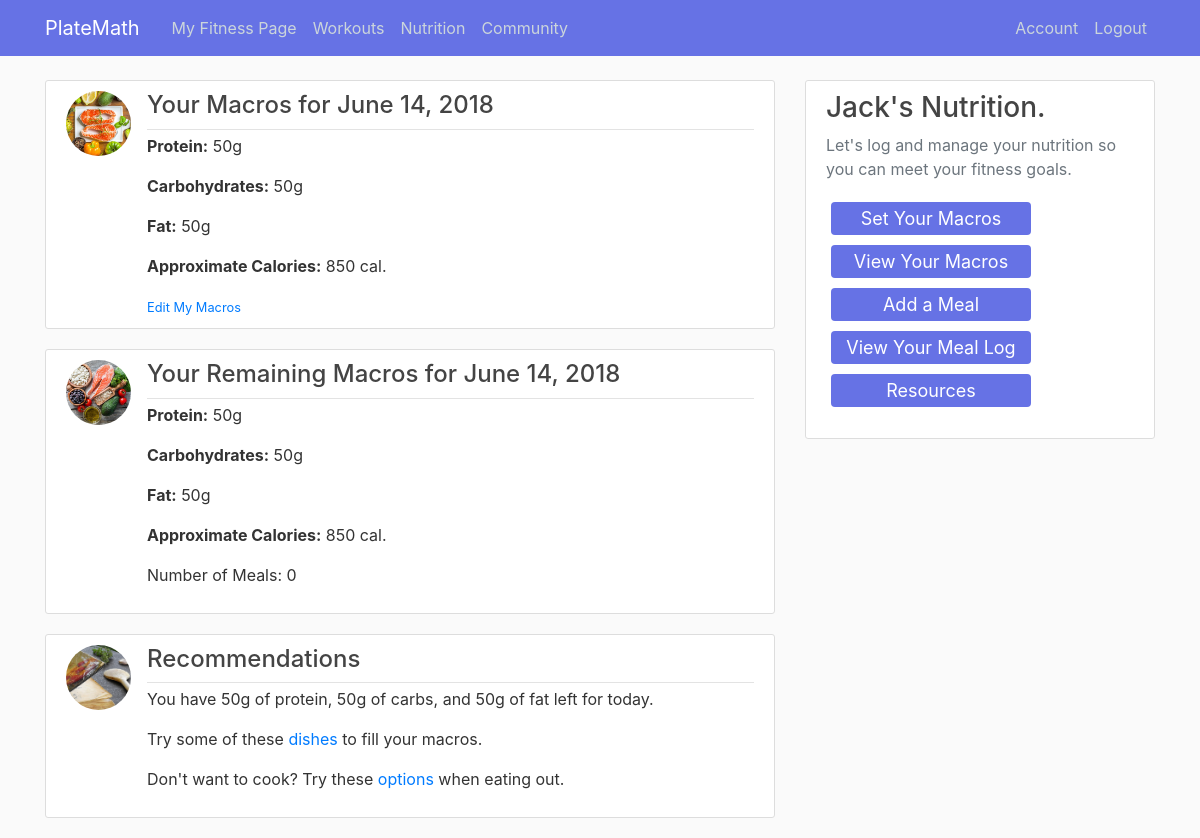
The page /nutrition (signed in) on the database its author committed.
### main/models.py (models this page shows, shortened)
class Macros(db.Model):
    id = db.Column(db.Integer, unique = True, nullable = False, primary_key = True)
    day = db.Column(db.String, nullable = False)
    protein = db.Column(db.Integer, nullable = False, default = -1)
    carbs = db.Column(db.Integer, nullable = False, default = -1)
    fat = db.Column(db.Integer, nullable = False, default = -1)
    calories = db.Column(db.Integer, nullable = False, default = -1)
    user_id = db.Column(db.Integer, db.ForeignKey('user.id'), nullable = False)

class User(db.Model, UserMixin):
    id = db.Column(db.Integer, primary_key = True)
    username = db.Column(db.String(20), unique = True, nullable = False)
    first_name = db.Column(db.String(50), unique = False, nullable = False)
    last_name = db.Column(db.String(50), unique = False, nullable = False)
    email = db.Column(db.String(120), unique = True, nullable = False)
    profile_image = db.Column(db.String(20), unique = False, nullable = False, default = 'default_image.jpg')
    password = db.Column(db.String(60), nullable = False)
    date_joined = db.Column(db.String, nullable = False, default = datetime.strftime(datetime.today(), "%b %d %Y"))
    profile = db.relationship('Profile', backref = 'user', lazy = True)
    meal = db.relationship('Meal', backref = 'user', lazy = True)

### main/routes.py (the view)
@app.route("/nutrition", methods = ['GET', 'POST'])
def nutrition():
    today = datetime.today()
    current_day = today.strftime("%A")
    if current_user.is_authenticated:
        macros = Macros.query.filter(Macros.user_id == current_user.id, Macros.day == current_day).first()
        meals = Meal.query.filter(Meal.user_id == current_user.id).all()
        todays_meals = [x for x in meals if x.time.strftime('%d-%m-%Y') == today.strftime('%d-%m-%Y')]
        remaining = get_remaining_macros(macros, todays_meals)
        return render_template('nutrition.html', title = 'Nutrition', macros = macros, remaining = remaining, meals = todays_meals,
            today = datetime.today())
    else:
        return render_template('nutrition.html', title = 'Nutrition', today = datetime.today())

### main/models.py (called while the page is built)
@login_manager.user_loader
def load_user(user_id):
    return User.query.get(int(user_id))

### main/routes.py (called while the page is built)
def get_remaining_macros(macros, todays_meals):
    remaining_macros = [macros.protein - sum([x.protein for x in todays_meals]),
                        macros.carbs - sum([x.carbs for x in todays_meals]),
                        macros.fat - sum([x.fat for x in todays_meals]),
                        macros.calories - sum([x.calories for x in todays_meals])]
    return remaining_macros

### main/templates/nutrition.html (shortened to what this page needs)
{% extends "layout.html" %}
{% block content %}
    {%  if current_user.is_authenticated %}
    {% if macros.protein == -1 %}
      <article class="media content-section">
        <img class="rounded-circle article-img" src="{{ url_for('static', filename='images/macros.jpg') }}">
        <div class="media-body">
          <div class="article-metadata">
            <h4>Your Macros for {{ today.strftime('%B %d, %Y') }}</h4>
          </div>
          <ul>
            <li>Please <a href="{{ url_for('set_macros') }}">set your macros</a> to view this feature.</li>
            <li>Unsure about your macros? Please visit our <a href="{{ url_for('nutrition_resources') }}">Resources</a> page.</li>
          </ul>
        </div>
      </article>
      <article class="media content-section">
        <img class="rounded-circle article-img" src="{{ url_for('static', filename='images/remaining.jpg') }}">
        <div class="media-body">
          <div class="article-metadata">
            <h4>Your Remaining Macros for {{ today.strftime('%B %d, %Y') }}</h4>
          </div>
          <ul>
            <li>Please <a href="{{ url_for('set_macros') }}">set your macros</a> to view this feature.</li>
            <li>Unsure about your macros? Please visit our <a href="{{ url_for('nutrition_resources') }}">Resources</a> page.</li>
          </ul>
        </div>
      </article>
      <article class="media content-section">
        <img class="rounded-circle article-img" src="{{ url_for('static', filename='images/rec.jpg') }}">
        <div class="media-body">
          <div class="article-metadata">
            <h4>Recommendations</h4>
          </div>
          <ul>
            <li>Please <a href="{{ url_for('set_macros') }}">set your macros</a> to view this feature.</li>
            <li>Unsure about your macros? Please visit our <a href="{{ url_for('nutrition_resources') }}">Resources</a> page.</li>
          </ul>
        </div>
      </article>
    {% else %}
      <article class="media content-section">
        <img class="rounded-circle article-img" src="{{ url_for('static', filename='images/macros.jpg') }}">
        <div class="media-body">
          <div class="article-metadata">
            <h4>Your Macros for {{ today.strftime('%B %d, %Y') }}</h4>
          </div>
          <ul>
            <li><p><strong>Protein:</strong> {{ macros.protein }}g</p></li>
            <li><p><strong>Carbohydrates:</strong> {{ macros.carbs }}g</p></li>
            <li><p><strong>Fat:</strong> {{ macros.fat }}g</p></li>
            <li><p><strong>Approximate Calories:</strong> {{ macros.calories }} cal.</p></li>
          </ul>
          <small class="text-muted"><a href="{{ url_for('set_macros') }}">Edit My Macros</a></small>
        </div>
      </article>
      <article class="media content-section">
        <img class="rounded-circle article-img" src="{{ url_for('static', filename='images/remaining.jpg') }}">
        <div class="media-body">
          <div class="article-metadata">
            <h4>Your Remaining Macros for {{ today.strftime('%B %d, %Y') }}</h4>
          </div>
          <ul>
            <li><p><strong>Protein:</strong> {{ remaining[0] }}g</p></li>
            <li><p><strong>Carbohydrates:</strong> {{ remaining[1] }}g</p></li>
            <li><p><strong>Fat:</strong> {{ remaining[2] }}g</p></li>
            <li><p><strong>Approximate Calories:</strong> {{ remaining[3] }} cal.</p></li>
            <li><p>Number of Meals: {{ meals|length }}</p></li>
          </ul>
        </div>
      </article>
      <article class="media content-section">
        <img class="rounded-circle article-img" src="{{ url_for('static', filename='images/rec.jpg') }}">
        <div class="media-body">
          <div class="article-metadata">
            <h4>Recommendations</h4>
          </div>
          <ul>
            <li><p>You have {{ remaining[0] }}g of protein, {{ remaining[1] }}g of carbs, and {{ remaining[2] }}g of fat left for today.</p></li>
            <li><p>Try some of these <a href="#">dishes</a> to fill your macros.</p></li>
            <li><p>Don't want to cook? Try these <a href="#">options</a> when eating out.</p></li>
          </ul>
        </div>
      </article>
    {% endif %}
{% endif %}
{% endblock content %}
{% block content1 %}
    <div class="col-md-4">
        <div class="content-section1">
         {%  if current_user.is_authenticated %}
         <h3>{{ current_user.first_name }}'s Nutrition.</h3>
         <p class='text-muted'>Let's log and manage your nutrition so you can meet your fitness goals.
            <ul class="list-group">
              <a href="{{ url_for('set_macros') }}" class="button3">
              	<span>Set Your Macros</span></a>
              <a href="{{ url_for('view_macros') }}" class="button3">
                <span>View Your Macros</span></a>
              <a href="{{ url_for('new_meal1') }}" class="button3">
                <span>Add a Meal</span></a>
              <a href="{{ url_for('meal_log') }}" class="button3">
                <span>View Your Meal Log</span></a>
              <a href="{{ url_for('nutrition_resources') }}" class="button3">
              	<span>Resources</span></a>
          {% endif %}
            </ul>
         </p>
        </div>
    </div>
{% endblock content1 %}

### main/templates/layout.html (shortened to what this page needs)
<!DOCTYPE html>
<html>
<head>
    <link rel="stylesheet" href="https://maxcdn.bootstrapcdn.com/bootstrap/4.0.0/css/bootstrap.min.css">
    <link rel="stylesheet" type="text/css" href="{{ url_for('static', filename='main.css') }}">
</head>
<body>
    <header class="site-header">
      <nav class="navbar navbar-expand-md navbar-dark bg-steel fixed-top">
        <div class="container">
          <a class="navbar-brand mr-4" href="/">PlateMath</a>
          <div class="collapse navbar-collapse" id="navbarToggle">
            <div class="navbar-nav mr-auto">
              <a class="nav-item nav-link" href="{{ url_for('fitness_page') }}">My Fitness Page</a>
              <a class="nav-item nav-link" href="{{ url_for('workouts') }}">Workouts</a>
              <a class="nav-item nav-link" href="{{ url_for('nutrition') }}">Nutrition</a>
              <a class="nav-item nav-link" href="{{ url_for('community') }}">Community</a>
            </div>
            <div class="navbar-nav">
              {%  if current_user.is_authenticated %}
              <a class="nav-item nav-link" href="{{ url_for('account') }}">Account</a>
              <a class="nav-item nav-link" href="{{ url_for('logout') }}">Logout</a>
              {% else %}
              <a class="nav-item nav-link" href="{{ url_for('account') }}">Account</a>
              <a class="nav-item nav-link" href="{{ url_for('login') }}">Login</a>
              <a class="nav-item nav-link" href="{{ url_for('register') }}">Register</a>
              {% endif %}
            </div>
          </div>
        </div>
      </nav>
    </header>
    <main role="main" class="container">
      <div class="row">
        <div class="col-md-8">
          {% block content %}{% endblock %}
        </div>
          {% block content1 %}{% endblock %}
      </div>
    </main>
</body>
</html>

### main/static/main.css (style rules this page uses)
body { background: #fafafa; color: #333333; margin-top: 5rem; list-style: none; }
h1, h2, h3, h4, h5, h6 { color: #444444; }
ul { padding: 0; list-style-type: none; }
.col-md-4 { position: relative; }
.bg-steel { background-color: #6672E5; }
.site-header .navbar-nav .nav-link { color: #cbd5db; }
.content-section { background: #ffffff; padding: 10px 20px; border: 1px solid #dddddd; border-radius: 3px; margin-bottom: 20px; }
.content-section1 { background: #ffffff; padding: 10px 20px; border: 1px solid #dddddd; border-radius: 3px; margin-bottom: 20px; position: fixed; width: 350px; }
.article-img { height: 65px; width: 65px; margin-right: 16px; }
.article-metadata { padding-bottom: 1px; margin-bottom: 4px; border-bottom: 1px solid #e3e3e3; }
.button3 { display: inline-block; border-radius: 4px; background-color: #6672E5; border: none; color: #FFFFFF; text-align: center; font-size: 18px; padding: 3px; width: 200px; transition: all 0.5s; cursor: pointer; margin: 5px; text-decoration: none; }
.button3 span { cursor: pointer; display: inline-block; position: relative; transition: 0.5s; }
.button3 span:after { content: '\00bb'; position: absolute; opacity: 0; top: 0; right: -20px; transition: 0.5s; }

### rows shown on the page
Macros: protein "50", carbs "50", fat "50", calories "850"
User: first_name "Jack"

### other values the page prints
{{ remaining[0] }} "50"
{{ remaining[1] }} "50"
{{ remaining[2] }} "50"
{{ remaining[3] }} "850"
{{ meals|length }} "0"
